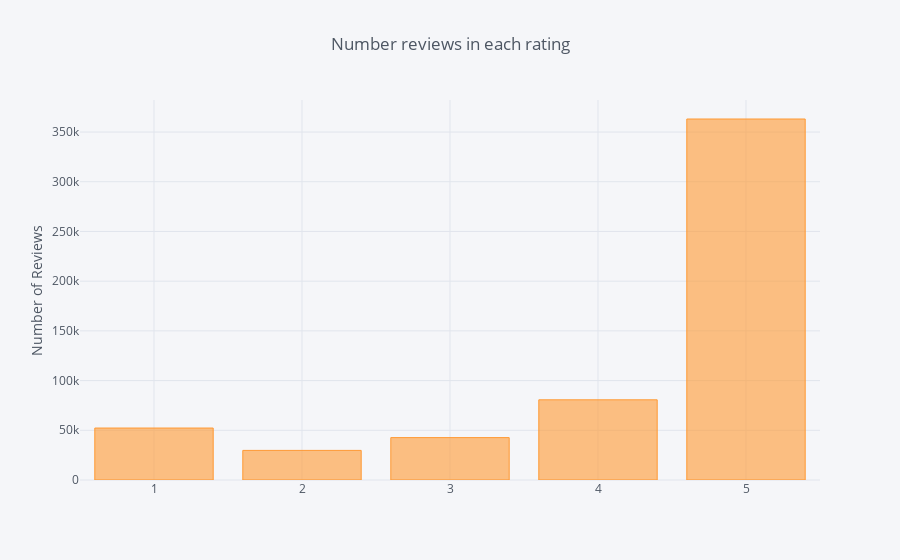

The notebook cell this image was saved under:
### Code cell
df['Score'].value_counts().sort_values(ascending=False).iplot(kind='bar', yTitle='Number of Reviews', 
                                                                title='Number reviews in each rating')

### Figure 1 — Plotly figure (JSON) as saved in the notebook; plotly's stock layout.template omitted (floating-point values rounded to 4 significant figures)
{"data": [{"marker": {"color": "rgba(255, 153, 51, 0.6)", "line": {"color": "rgba(255, 153, 51, 1.0)", "width": 1}}, "name": "Score", "orientation": "v", "text": "", "type": "bar", "uid": "9cdff188-9e93-11e9-a58e-7d2b71de0d20", "x": [5, 4, 1, 3, 2], "y": [363122, 80655, 52268, 42640, 29769]}], "layout": {"legend": {"bgcolor": "#F5F6F9", "font": {"color": "#4D5663"}}, "paper_bgcolor": "#F5F6F9", "plot_bgcolor": "#F5F6F9", "title": "Number reviews in each rating", "titlefont": {"color": "#4D5663"}, "xaxis": {"gridcolor": "#E1E5ED", "showgrid": true, "tickfont": {"color": "#4D5663"}, "title": "", "titlefont": {"color": "#4D5663"}, "zerolinecolor": "#E1E5ED"}, "yaxis": {"gridcolor": "#E1E5ED", "showgrid": true, "tickfont": {"color": "#4D5663"}, "title": "Number of Reviews", "titlefont": {"color": "#4D5663"}, "zerolinecolor": "#E1E5ED"}}}
